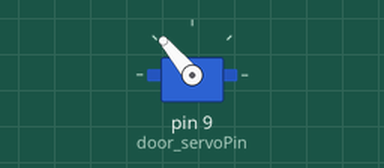
Simulated run of this sketch. Board: Arduino Uno, built with avr-gcc and run on an emulated ATmega328P. Parts: servo. Wiring (inferred from the names in the program): servo: signal pin 9. Servo pulses on a pin are drawn as a servo (544–2400 µs = 0–180°).

Above: at 0.05 s.
Timing chart, 0 to 3.2 s (numbered marks = the images above):
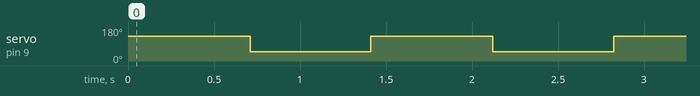

Measured:
- by itself, servo on pin 9 (door_servoPin): alternates 130° for 0.71 s and 50° for 0.70 s

The sketch:

7_1_doorServo.ino
```cpp
/*
 * create by straysnail
 * 2022/11/24
 */
#define door_servoPin 9  //Set the pin of the steering gear
int pulsewidth = 0; //Variable: used to calculate the pulse value of the steering gear

void setup() {
  pinMode(door_servoPin,OUTPUT); //Set the pin to output state
}

void loop() {
  procedure(door_servoPin, 130);  //Turn the steering gear to 130 degrees and open the door
  delay(500);      //Time for the steering gear to turn
  procedure(door_servoPin, 50);  //Turn the steering gear to 50 degrees and close the door
  delay(500);
}

//Function to control the angle of steering gear according to the principle of steering fear
void procedure(int serPin, int myangle)   //There are 2 parameters of the function, serPin is the pin of the steering gear, and myangle is the angle of the steering gear
{
  for(int i=0; i<10; i++)
  {
    //Calculate the pulse value, that is, the high level time. The range of myangle is 0-180, and the corresponding pulse width range is 500-2480
    pulsewidth = myangle * 11 + 500;
    digitalWrite(serPin,HIGH);
    delayMicroseconds(pulsewidth);  //Delay calculated high level time
    digitalWrite(serPin,LOW); //Set to low level
    delay((20 - pulsewidth / 1000));  //Delay the remaining low level time
  }
}
```
